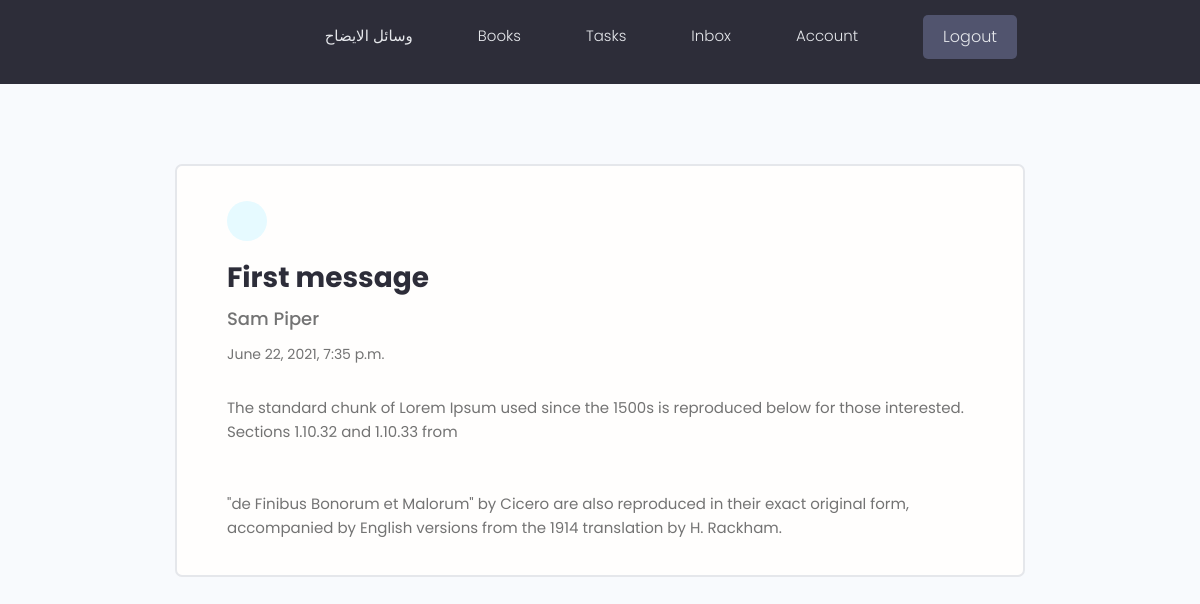
Screenshot of /user/message/c12c50f3-a6aa-42fd-a654-4e4144872726/ (signed in) with the database file from the repository.
### users/models.py (models this page shows, shortened)
class Message(models.Model):
    sender = models.ForeignKey(
        Profile, on_delete=models.SET_NULL, null=True, blank=True)
    recipient = models.ForeignKey(
        Profile, on_delete=models.SET_NULL, null=True, blank=True, related_name="messages")
    name = models.CharField(max_length=200, null=True, blank=True)
    email = models.EmailField(max_length=200, null=True, blank=True)
    subject = models.CharField(max_length=200, null=True, blank=True)
    body = models.TextField()
    is_read = models.BooleanField(default=False, null=True)
    created = models.DateTimeField(auto_now_add=True)
    id = models.UUIDField(default=uuid.uuid4, unique=True,
                          primary_key=True, editable=False)
    class Meta:
        ordering = ['is_read', '-created']

### users/views.py (the view)
# urls.py: path('message/<str:pk>/', views.viewMessage, name="message"),
@login_required(login_url='login')
def viewMessage(request, pk):
    profile = request.user.profile
    message = profile.messages.get(id=pk)
    if message.is_read == False:
        message.is_read = True
        message.save()
    context = {'message': message}
    return render(request, 'users/message.html', context)

### users/templates/users/message.html (shortened to what this page needs)
{% extends 'main.html' %}
{% block content %}
<main class="messagePage my-xl">
  <div class="content-box">
    <div class="message">
      <a class="backButton" href="{% url 'inbox' %}"></a>
      <h2 class="message__subject">{{message.subject}}</h2>
        {% if message.sender %}
        <a href="{% url 'user-profile' message.sender.id  %}" class="message__author">{{message.name}}</a>
        {% else %}
        <p class="message__author">{{message.name}}</p>
        {% endif %}
        <p class="message__date">{{message.created}}</p>
        <div class="message__body">{{message.body|linebreaksbr}}</div>
    </div>
  </div>
</main>
{% endblock content %}

### staticfiles/styles/app.css (style rules this page uses)
:root { --color-sub: #2d2d39; }
.content-box { width: 95%; max-width: 85rem; margin: 0 auto; }
.message { padding: 2.5rem 0; }
.message > a { display: flex; gap: 1rem; }
.message__author, .message__date { flex-basis: 25%; }
.message__subject { flex-basis: 50%; }
.message__date { text-align: right; }
.messagePage .message { list-style: none; background: var(--color-white); padding: 3.5rem 5rem; border: 2px solid var(--color-light); border-radius: 0.7rem; }
.messagePage .message__subject { font-size: 2.8rem; color: var(--color-sub); margin-bottom: 1rem; margin-top: 2rem; }
.messagePage .message__author { font-size: 1.8rem; font-weight: 500; }
.messagePage .message__date { font-size: 1.4rem; font-weight: 400; text-align: left; margin-bottom: 3rem; }
.backButton { background: var(--color-main-light); color: var(--color-main); width: 4rem; height: 4rem; display: flex; align-items: center; justify-content: center; border-radius: 50%; }

### staticfiles/uikit/styles/modules/_variables.css (style rules this page uses)
:root { --color-main: #5aa5b9; --color-main-light: #e6faff; --color-sub: #3f4156; --color-sub-light: #51546e; --color-sub-lighter: #ededfd; --color-text: #737373; --color-gray: #8b8b8b; --color-light: #e5e7eb; --color-light-gray: #767676; --color-bg: #f8fafd; --color-white: #fffefd; --color-white-light: #f3f3f3; --color-success: #359e64; --color-success-bg: #def8e8; --color-error: #fc4b0b; --color-error-bg: #fff2ee; --font-base: 'Poppins', arial, helvetica, 'Segoe UI', roboto, ubuntu, sans-serif; --font-monospace: 'Fira Code', 'Courier New', courier, monospace; --font-regular: 300; --font-medium: 500; --font-bold: 700; --generic-shadow: 1px 1px 5px #00000010; --generic-transition: all 0.3s ease-in-out; }

### staticfiles/uikit/styles/modules/_base.css (style rules this page uses)
* { margin: 0; padding: 0; box-sizing: border-box; text-rendering: optimizeLegibility; color: inherit; font-size: inherit; }
html { font-size: 50%; }
@media only screen and (min-width: 480px) { html { font-size: 56.25%; } }
@media only screen and (min-width: 1200px) { html { font-size: 62.5%; } }
body { line-height: 1.6; font-weight: 400; font-size: 1.5rem; color: var(--color-text); background-color: var(--color-bg); min-height: 100vh; }

### staticfiles/uikit/styles/modules/_typography.css (style rules this page uses)
* { font-family: var(--font-base); }
h2 { font-size: 3.6rem; font-weight: var(--font-bold); }
p, span, strong { font-size: 1.6rem; color: var(--color-text); font-weight: var(--font-regular); }
a { padding-bottom: 2px; text-decoration: none; display: inline-block; color: var(--color-main); font-weight: var(--font-medium); }

### staticfiles/uikit/styles/modules/_utilities.css (style rules this page uses)
.my-xl { margin: 8rem auto; }

### rows the page displays
Message: subject "First message", name "Sam Piper", created "June 22, 2021, 7:35 p.m.", body "The standard chunk of Lorem Ipsum used since the 1500s is reproduced below for those interested. Sections 1.10.32 and 1.10.33 from \"de Finibus Bonorum et Malorum\" by Cicero are also reproduced in their exact original form, accompanied by English versions from the 1914 translation by H. Rackham."
